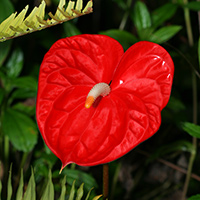
#> input picture 04/redflower.jpg, 200 x 200 px
$ jupyter execute --allow-errors lab04_notebook.ipynb   (older library calls are emulated)
#> lines starting #> are read from the running program, lines starting #| are printed output that depends on the picture; after the words box and inside, x2 and y2 are one past the last pixel; in counts of white or black regions, pixels touching at a corner belong together
# Lab04 - Binary Image Processing
### TDS3651 Visual Information Processing

In this lab, we take a look at image thresholding, how binary images can be processed to extract information valuable for further interpretation, and the concept of connected components to understand how segmented regions can be labeled and counted.

First, load the necessary libraries

[cell 1]
import cv2
import numpy as np
from matplotlib import pyplot as plt

## Thresholding

**Simple thresholding** applies the same threshold value for every pixel to produce a *binary image*. If the pixel value is large than the threshold, it is set to 0, otherwise it is set to a given maximum value. Thresholding is applied using the function [`cv2.threshold()`](https://docs.opencv.org/4.5.1/d7/d1b/group__imgproc__misc.html#gae8a4a). The first argument is a **grayscale input image**. The second argument is the **threshold value** which is used to classify the pixel values into *background* (0) and *foreground* (max value). The third argument is the **maximum value** which is assigned to pixel values exceeding the threshold. OpenCV provides different **types of thresholding** which is given by the fourth parameter of the function. Basic thresholding as described above is done by using the type `cv2.THRESH_BINARY`. Other simple thresholding types can be found here: [`cv2.ThresholdTypes`](https://docs.opencv.org/4.5.1/d7/d1b/group__imgproc__misc.html#gaa9e58d2860d4afa658ef70a9b1115576).

The method returns two outputs. The first is the **threshold value** that was used and the second output is the **thresholded image**.<br>
Try it out with an image and change the threshold parameter to observe different outcomes:

[cell 2]
img = cv2.imread('redflower.jpg',0)
#> img: shape (200, 200); min 0, max 255, mean 55.7
ret,th1 = cv2.threshold(img,75,255,cv2.THRESH_BINARY)
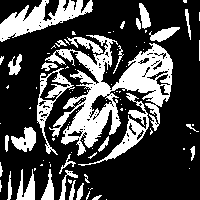
#> th1: shape (200, 200); 28.6% white; 92 white regions (61 under 20 px), largest, box (x1, y1, x2, y2) and area: (45, 35, 173, 156) 5250, (0, 0, 93, 42) 1640, (78, 93, 149, 166) 845

plt.figure(figsize=(12,6))
plt.subplot(121), plt.imshow(img,cmap='gray')
plt.title('Grayscale Image')
plt.xticks([]), plt.yticks([])
plt.subplot(122), plt.imshow(th1,cmap='gray')
plt.title('Binary Image (Threshold: '+str(ret)+')')
plt.xticks([]),plt.yticks([])
plt.show()

It is a difficult task to determine the best threshold value to binarize an image with one global value due to challenging environments such as different lighting conditions in different areas. Therefore, **Adaptive Thresholding** is preferred in most cases. The algorithm determines the threshold for a pixel based on a small region around it. It is then able to get different thresholds for different regions of the same image which gives better results for images with varying illumination.

The method [`cv2.adaptiveThreshold`](https://docs.opencv.org/4.5.1/d7/d1b/group__imgproc__misc.html#ga72b913f352e4a1b1b397736707afcde3) performs this by taking the following input parameters: the **maximum value** which is assigned to the output, the **adaptive thresholding algorithm** to use, the **thresholding type**, the **block size** of a pixel neighborhood that is used to calculate a threshold value, and a **constant** subtracted from the mean or weighted mean

[cell 3]
th2 = cv2.adaptiveThreshold(img,255,cv2.ADAPTIVE_THRESH_MEAN_C,cv2.THRESH_BINARY,11,2)
#> th2: shape (200, 200); 49.9% white; 112 white regions (70 under 20 px), largest, box (x1, y1, x2, y2) and area: (36, 11, 174, 200) 6449, (135, 44, 200, 200) 3104, (3, 91, 37, 200) 1332

plt.figure(figsize=(12,6))
plt.subplot(1,3,1), plt.imshow(img,cmap='gray')
plt.title('Grayscale Image'), plt.xticks([]), plt.yticks([])
plt.subplot(1,3,2), plt.imshow(th1,cmap='gray')
plt.title('Global Threshold'), plt.xticks([]), plt.yticks([])
plt.subplot(1,3,3), plt.imshow(th2,cmap='gray')
plt.title('Adaptive Threshold'), plt.xticks([]), plt.yticks([])
plt.show()

## Morphological Operations

Morphological transformations are some simple operations that seek to alter or "morph" the image shape. They are typically performed on binary images. It requires two inputs, one is our original image, second one is called *structuring element* or kernel which decides the nature of operation. Two basic morphological operators are *Erosion* and *Dilation*. From these two basic ones, other variant forms like Opening, Closing, etc are possible.

The whole idea of **Erosion** is to "erode" away the boundary pixels of a foreground object. (A foreground object is usually an object comprising of white pixels, while the background are black pixels. This is the normal convention used.) In simple terms, this is how it works: A pixel in the original image will be considered 1 only if all the pixels under the coverage of kernel is 1, otherwise it is eroded (made to zero).

[cell 4]
circles = cv2.imread('circles.png',0)
kernel = np.ones((5,5),np.uint8)
#> (the rest of this cell did not finish here and is left out)

It is possible to keep eroding away multiple times...

[cell 5]
plt.figure(figsize=(12,2))
#> (the rest of this cell did not finish here and is left out)

**Dilation** is just the opposite of erosion. Here, all pixels under the kernel coverage are 1 if the current pixel element is 1. This increases the white region in the image or the size of foreground object.

#> (a cell that did not finish here is left out)

Normally, in cases like noise removal, erosion is followed by dilation. Because, erosion removes white noises, but it also shrinks our object. So we dilate it. Since the noise has been eroded away, it will not come back, but the subsequent dilation keeps the original object area intact. This process is called **Opening**. The **Closing** operation performs dilation first, followed by erosion. This fills up holes in foreground object regions (through dilation), but maintains the original object area (by eroding back). In both these operations, the structuring element used in their sub-tasks (erosion, dilation) is the same.

**Q1**: Perform *opening* and *closing* operations on the circle image.

(**Hint**: Check out [`cv2.morphologyEx()`](http://docs.opencv.org/3.1.0/d4/d86/group__imgproc__filter.html#ga67493776e3ad1a3df63883829375201f) to find out how these operations can be done is just a single function call.)

#> (a cell that did not finish here is left out)

**Q2**: Try different structuring elements, such as the cross-shape structuring element: $$\begin{bmatrix} 0 & 1 & 0 \\ 1 & 1 & 1 \\ 0 & 1 & 0 \end{bmatrix}$$
, or rectangular shaped ones $$\begin{bmatrix} 1 & 1 & 1 \\ 1 & 1 & 1 \\ 1 & 1 & 1 \\ 1 & 1 & 1 \\ 1 & 1 & 1  \end{bmatrix}$$
In both these cases, we assume the reference pixel to be at the center of the structuring element.

(**Hint**: For this purpose, OpenCV has a function, [`cv2.getStructuringElement()`](http://docs.opencv.org/3.1.0/d4/d86/group__imgproc__filter.html#gac342a1bb6eabf6f55c803b09268e36dc) which you can just specify the shape (cross, rectangle, ellipse) and size of the kernel, you will get the desired kernel created!)

[cell 8]
kernel_cross=cv2.getStructuringElement(cv2.MORPH_CROSS,(3, 3))
kernel_rect=cv2.getStructuringElement(cv2.MORPH_RECT,(5, 3))

#> (the rest of this cell did not finish here and is left out)

## Labeling Connected Components

After thresholding operation, a classic image processing task is the identification and labeling of *connected components*. Connected components are foreground regions (usually white by convention) comprising of pixels that are connected. The "connectedness" of pixels defines how pixels are connected to one another, either by *4-connectivity* or *8-connectivity*: 4-connectivity considers the north, south, east and west lying pixels as connected neighbors, while 8-connectivity considers all 8 neighboring pixels (including the diagonally lying neighbors).

Let's attempt to label the foreground objects in this picture:

[cell 9]
riceb = cv2.imread('rice_binary.png',  0)
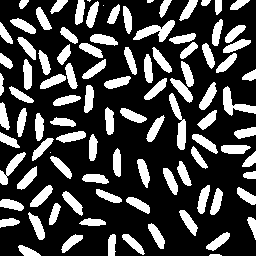
#> input picture 04/rice_binary.png, 256 x 256 px
#> riceb: shape (256, 256); 26.9% white; 99 white regions (4 under 20 px), largest, box (x1, y1, x2, y2) and area: (133, 20, 175, 42) 403, (169, 93, 186, 150) 400, (223, 86, 256, 116) 375

# You need to choose 4 or 8 for connectivity type
connectivity = 4

[cell 10]
# perform labeling of connected components (white objects) in the rice binary image
numLabels, output_labels = cv2.connectedComponents(riceb, connectivity, cv2.CV_32S)
#> output_labels: shape (256, 256) int32; 102 distinct labels, from 0 to 101
#> numLabels = 102
print(numLabels)
#| 102

#%matplotlib notebook
plt.imshow(output_labels, cmap='jet')
plt.show()

While there are N number of connected components, each connected component is given a label from 1...N. '0' still represents the background. Having enabled the interactive figure mode, you can mouseover the pixels to see the labels that have been assigned to each connected component.

Next, we want to improve our visualization by labeling each connected component with its corresponding label number. Perhaps a good place to put the labels is at the middle of the object. So, we need to get the centroid of each object. Fortunately, we have another function that is quite similar to the previous one -- [`cv2.connectedComponentsWithStats()`](http://docs.opencv.org/3.1.0/d3/dc0/group__imgproc__shape.html#gae57b028a2b2ca327227c2399a9d53241).

[cell 11]
# turn interactive mode off again
#%matplotlib inline

# connectedComponentsWithStats is quite similar, but nice thing is, it comes with some statistics
# and centroid locations for the labeled regions
numLabels, output_labels, stats, centroids = cv2.connectedComponentsWithStats(riceb, connectivity, cv2.CV_32S)
#> output_labels: shape (256, 256) int32; 100 distinct labels, from 0 to 99
#> numLabels = 100; stats = 100 rows, first 6: [0, 0, 256, 256, 47886], [19, 0, 10, 9, 61], [50, 0, 18, 14, 129], [75, 0, 10, 25, 185], [87, 0, 4, 2, 5], [86, 1, 13, 27, 196]; centroids = 100 pairs, first value 1.1 to 252.1, second value 0.2 to 254.6

# round up the centroid float values and cast to uint8
centroid_8u = np.uint8(np.round(centroids))
#> centroid_8u = 100 pairs, first value 1 to 252, second value 0 to 255

font = cv2.FONT_HERSHEY_SCRIPT_SIMPLEX
plt.figure(figsize=(5,5))
for c in range(centroids.shape[0]):
    cv2.putText(output_labels,'%d'%(c),tuple(centroid_8u[c,:]), font, 0.25,(255,255,255),1)
    plt.imshow(output_labels, cmap='gray');
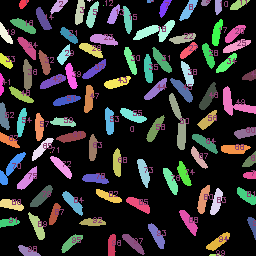
#> output_labels: shape (256, 256) int32; 101 distinct labels, from 0 to 255; one colour per label, 0 black

plt.show()

Check out the other stats that were extracted from the connected components.

## Exercises

**Q1**. Using a combination of morphological operations, figure out how we can extract boundaries (or something like the perimeter) from a foreground object in a binary image. Try it on the image `aircraft_binary.png` and obtain the outcome shown in `aircraft_binary_gt.png`. Do a simple subtraction between your output with the ground truth to verify your answer. (Correct answer should produce a matrix of 0's):<br>
<br>
<table><tr>
<td> </td>
<td> </td>
</tr></table>

[cell 12]
aircraft= cv2.imread('aircraft_binary.png',  0)
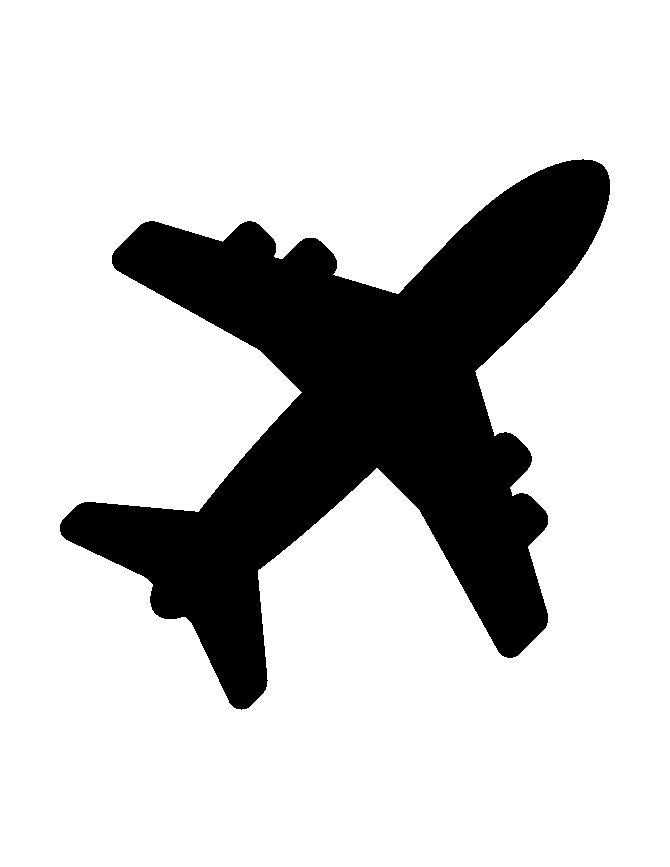
#> input picture 04/aircraft_binary.png, 670 x 867 px
#> aircraft: shape (867, 670); 79.3% white; 1 black region, box (x1, y1, x2, y2) and area: (60, 159, 610, 710) 120040
aircraft_gt= cv2.imread('aircraft_binary_gt.png',  0)
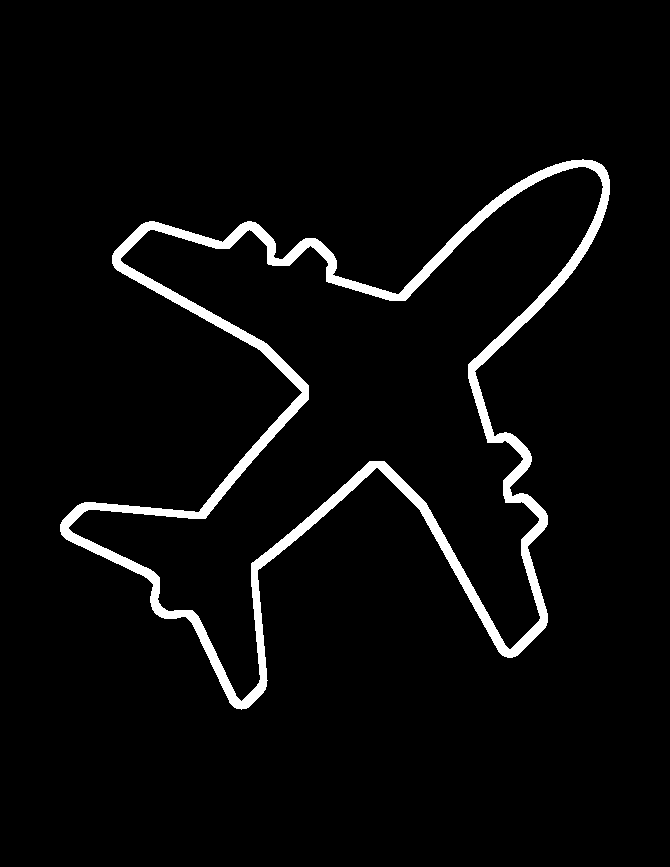
#> input picture 04/aircraft_binary_gt.png, 670 x 867 px
#> aircraft_gt: shape (867, 670); 4.2% white; 1 white region, box (x1, y1, x2, y2) and area: (60, 159, 610, 710) 24142

aircraft_morph=cv2.Canny(aircraft,0,255)
#> aircraft_morph: shape (867, 670); 0.51% white in thin lines or dots, all inside (x1, y1, x2, y2) = (59, 159, 610, 710)

kernel = np.ones((5,5),np.uint8)
aircraft_morph = cv2.dilate(aircraft_morph,kernel,iterations = 1)
#> aircraft_morph: shape (867, 670); 2.9% white; 1 white region, box (x1, y1, x2, y2) and area: (57, 157, 612, 712) 16897


plt.figure(figsize=(13,6))
plt.subplot(131), plt.imshow(aircraft, cmap='gray')
plt.title('Original'), plt.xticks([]), plt.yticks([])
plt.subplot(132), plt.imshow(aircraft_morph, cmap='gray')
plt.title('Morphed'), plt.xticks([]), plt.yticks([])
plt.subplot(133), plt.imshow(aircraft_gt, cmap='gray')
plt.title('Ground Truth'), plt.xticks([]), plt.yticks([])
plt.show()

[cell 13]
subtracted = cv2.subtract(aircraft_morph, aircraft_gt)
#> subtracted: shape (867, 670); 1.5% white; 1 white region, box (x1, y1, x2, y2) and area: (57, 157, 612, 712) 8459
plt.subplot(121), plt.imshow(subtracted, cmap='gray')
plt.show()

**Q2** Given the background of a road, `bg.png` and an image with cars on the road, `cars.png` as shown below, perform vehicle counting. There should be 7 cars and 1 background as shown in the `cars_gt.png`.
<table><tr>
<td>  </td>
<td> </td>
<td> </td>
</tr></table>

[cell 14]
cars= cv2.imread('cars.png',  0)
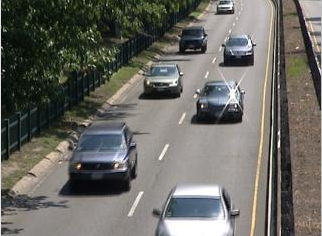
#> input picture 04/cars.png, 322 x 236 px
#> cars: shape (236, 322); min 0, max 255, mean 105.1
bg= cv2.imread('bg.png',0)
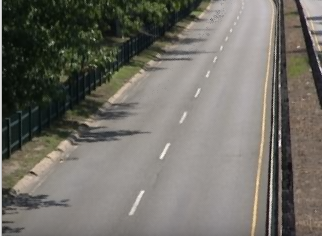
#> input picture 04/bg.png, 322 x 236 px
#> bg: shape (236, 322); min 0, max 247, mean 110.8
th2 = cv2.adaptiveThreshold(cars,255,cv2.ADAPTIVE_THRESH_MEAN_C,cv2.THRESH_BINARY,11,2)
#> th2: shape (236, 322); 54.7% white; 474 black regions (411 under 20 px), largest, box (x1, y1, x2, y2) and area: (1, 0, 208, 236) 16631, (279, 0, 321, 236) 3594, (264, 0, 278, 236) 1454


plt.figure(figsize=(20,6))
plt.subplot(141), plt.imshow(cars, cmap='gray')
plt.title('Original'), plt.xticks([]), plt.yticks([])
plt.subplot(142), plt.imshow(bg, cmap='gray')
plt.title('Background'), plt.xticks([]), plt.yticks([])

plt.show()

[cell 15]
#Subtraction
cars = cv2.subtract(bg, cars)

plt.subplot(111), plt.imshow(cars, cmap='gray')
plt.title('Subtracted'), plt.xticks([]), plt.yticks([])

[cell 16]
#Thresholding
ret1,cars_cross=cv2.threshold(cars,75,255,cv2.THRESH_BINARY)
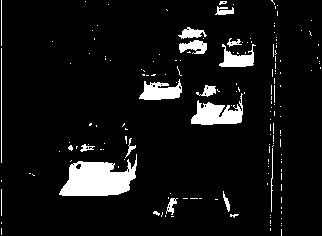
#> cars_cross: shape (236, 322); 7.5% white; 166 white regions (145 under 20 px), largest, box (x1, y1, x2, y2) and area: (59, 154, 137, 196) 2034, (191, 93, 243, 125) 890, (139, 79, 182, 100) 571
ret2,cars_rect=cv2.threshold(cars,75,255,cv2.THRESH_BINARY)


plt.subplot(121), plt.imshow(cars_cross, cmap='gray')
plt.subplot(122), plt.imshow(cars_rect, cmap='gray')
plt.show()

[cell 17]
#Morphological
kernel_cross=cv2.getStructuringElement(cv2.MORPH_CROSS,(3, 3))
#> kernel_cross = [[0, 1, 0], [1, 1, 1], [0, 1, 0]]
kernel_rect=cv2.getStructuringElement(cv2.MORPH_RECT,(5, 3))
#> kernel_rect = [[1, 1, 1, 1, 1], [1, 1, 1, 1, 1], [1, 1, 1, 1, 1]]

cars_cross=cv2.morphologyEx(cars_cross,cv2.MORPH_OPEN,kernel_cross,iterations = 2)
#> cars_cross: shape (236, 322); 5.4% white; 12 white regions (3 under 20 px), largest, box (x1, y1, x2, y2) and area: (60, 161, 136, 196) 1936, (191, 102, 243, 125) 788, (140, 82, 182, 100) 490
cars_rect=cv2.morphologyEx(cars_rect,cv2.MORPH_OPEN,kernel_rect,iterations = 2)
#> cars_rect: shape (236, 322); 4.9% white; 6 white regions, box (x1, y1, x2, y2) and area: (61, 162, 135, 196) 1877, (191, 105, 242, 125) 757, (141, 85, 180, 100) 468, (223, 55, 254, 67) 350, (179, 41, 202, 49) 150, (182, 30, 200, 37) 125


plt.subplot(121), plt.imshow(cars_cross, cmap='gray')
plt.subplot(122), plt.imshow(cars_rect, cmap='gray')
plt.show()

[cell 18]
cars_cross=cv2.dilate(cars_cross,kernel_cross,iterations = 8)
#> cars_cross: shape (236, 322); 14% white; 7 white regions, largest, box (x1, y1, x2, y2) and area: (52, 136, 144, 204) 3972, (183, 78, 251, 133) 2221, (132, 74, 190, 108) 1377
cars_rect=cv2.dilate(cars_rect,kernel_rect,iterations = 7)
#> cars_rect: shape (236, 322); 15.2% white; 3 white regions, box (x1, y1, x2, y2) and area: (47, 155, 149, 203) 4263, (127, 78, 256, 132) 4215, (165, 23, 268, 74) 3085


plt.subplot(121), plt.imshow(cars_cross, cmap='gray')
plt.subplot(122), plt.imshow(cars_rect, cmap='gray')
plt.show()

[cell 19]
connectivity = 4

# perform labeling of connected components (white objects) in the rice binary image
numLabels, output_labels = cv2.connectedComponents(cars_cross, connectivity, cv2.CV_32S)
#> output_labels: shape (236, 322) int32; 8 distinct labels, from 0 to 7
#> numLabels = 8
print(numLabels)
#| 8

#%matplotlib notebook
plt.imshow(output_labels, cmap='jet')
plt.show()

[cell 20]
# turn interactive mode off again
#%matplotlib inline

# connectedComponentsWithStats is quite similar, but nice thing is, it comes with some statistics
# and centroid locations for the labeled regions
numLabels, output_labels, stats, centroids = cv2.connectedComponentsWithStats(cars_cross, connectivity, cv2.CV_32S)
#> stats = [[0, 0, 322, 236, 65336], [210, 2, 26, 21, 326], [171, 20, 44, 42, 1246], [213, 43, 49, 32, 1142], [132, 74, 58, 34, 1377], [183, 78, 68, 55, 2221], [52, 136, 92, 68, 3972], [161, 191, 22, 29, 372]]; centroids = [[160.3, 117.2], [222.5, 12], [191.9, 40.97], [236.9, 59.88], [159.9, 92.16], [215.3, 111.3], [94.72, 176.4], [171.4, 204.9]]

# round up the centroid float values and cast to uint8
centroid_8u = np.uint8(np.round(centroids))
#> centroid_8u = [[160, 117], [222, 12], [192, 41], [237, 60], [160, 92], [215, 111], [95, 176], [171, 205]]

font = cv2.FONT_HERSHEY_SCRIPT_SIMPLEX
#> font = 6
plt.figure(figsize=(5,5))
for c in range(centroids.shape[0]):
    cv2.putText(output_labels,'%d'%(c),tuple(centroid_8u[c,:]), font, 0.25,(255,255,255),1)
    plt.imshow(output_labels, cmap='gray');
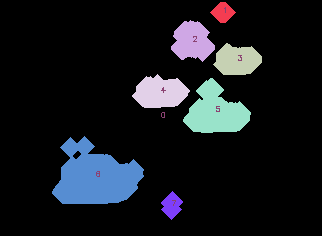
#> output_labels: shape (236, 322) int32; 9 distinct labels, from 0 to 255; one colour per label, 0 black

plt.show()
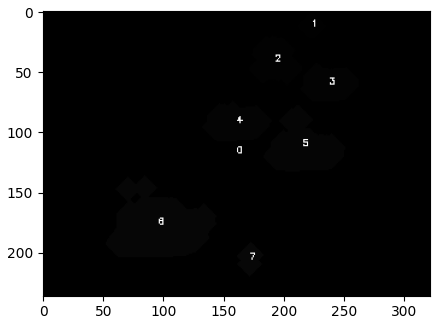
#> figure drawn by matplotlib, 1 panel
